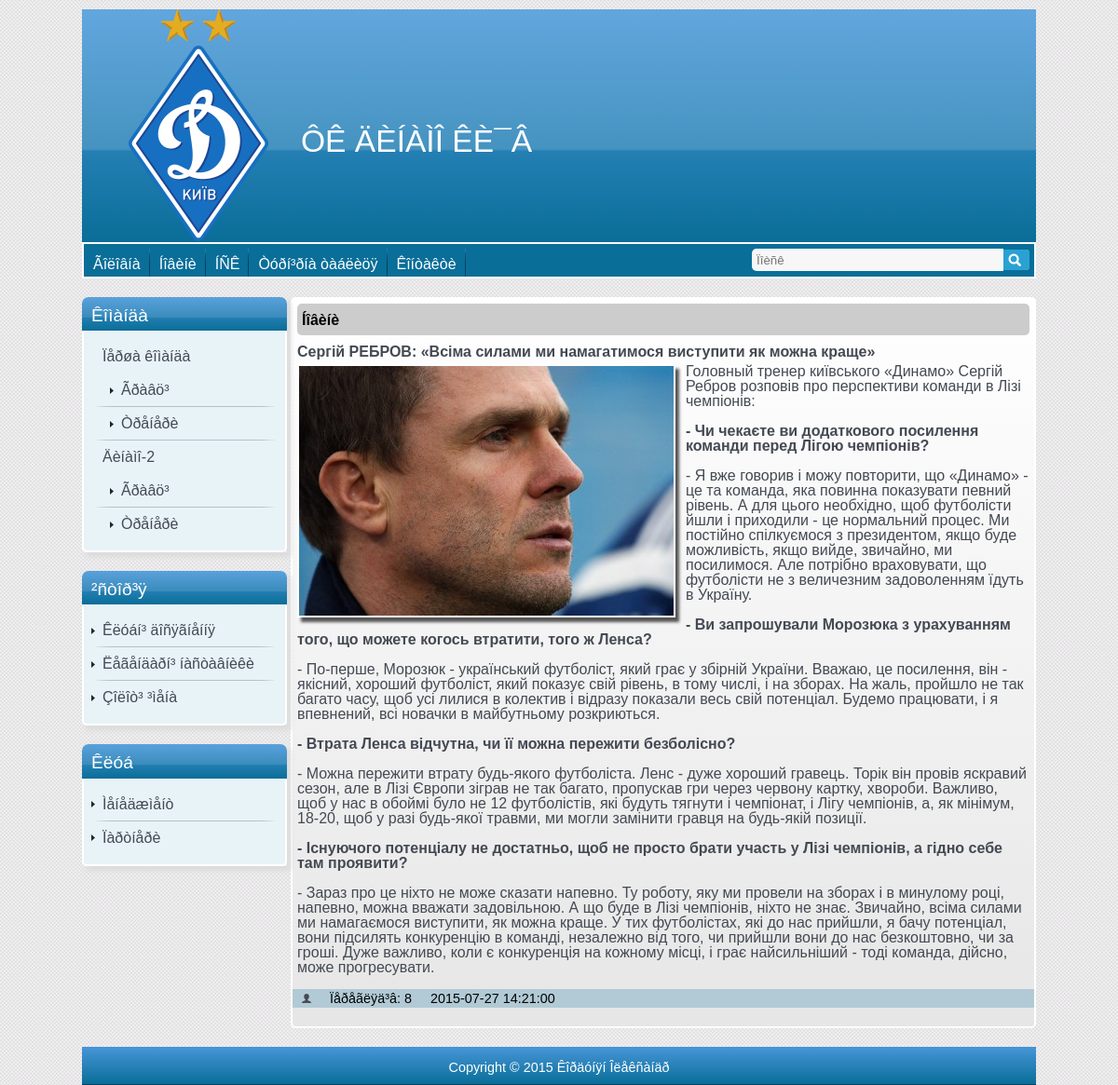
/view_news.php, run on the app's committed database.
### tables this page shows
CREATE TABLE IF NOT EXISTS `news` (
  `id` int(5) NOT NULL AUTO_INCREMENT,
  `title` varchar(255) NOT NULL,
  `description` text NOT NULL,
  `text` text NOT NULL,
  `date` datetime NOT NULL,
  `image` varchar(255) NOT NULL,
  `big_img` varchar(255) NOT NULL,
  `view` int(5) NOT NULL,
  PRIMARY KEY (`id`)
);

### view_news.php (the view, shortened to what this page needs)
<?php
	include ("blocks/db_connect.php");
	if (!isset ($id)) {$id = 1;}
	$result = mysql_query ("SELECT text, title, big_img, date, view FROM news WHERE id='$id'", $db);
	if (mysql_num_rows($result) > 0) {
	$myrow = mysql_fetch_array($result);
	}
	else {
		echo "Òàáëèöà ïóñòà";
		exit();
	}
?>
<!DOCTYPE HTML>
<html>
<head>
	<link rel="stylesheet" href="css/style.css">
</head>
<body>
	<div id="wrapper">
		<header>
			<? include ("blocks/header.php"); ?>
		</header>
		<div id="top">
			<? include ("blocks/menu.php"); ?>
		</div>
		<div id="content">
			<div id="left">
				<? include ("blocks/left.php"); ?>
			</div>
			<div id="center">
				<div class='titleNews'>Íîâèíè</div>
				<?php
					do{
						printf ("
							<section class='bottom_info'>
							<h2>%s</h2>
							<div class='news_img'>
								<img src='%s' alt='' />
							</div>
							<p>%s</p>
							<div class='clear'></div>
							<div class='article_info'>
								<ul>
									<li>
										<img src='images/icon_user.png' alt='' />
									</li>
									<li>Ïåðåãëÿä³â: %s</li>
									<li>%s</li>
								</ul>
							<div class='clear'></div>
							</div>
							</section>",$myrow["title"], $myrow["big_img"], $myrow["text"], $myrow["view"], $myrow["date"]);
					}
					while ($myrow = mysql_fetch_array($result));
				?>
			</div>
		</div>
		<footer>
			<? include ("blocks/footer.php"); ?>
		</footer>
	</div>
</body>
</html>

### css/style.css (style rules this page uses)
body { background: url("../images/bg.png") repeat; font-family: Arial, Helvetica, sans-serif; }
.titleNews { background-color: #cccccc; padding: 10px 5px 8px 5px; border-radius: 5px; margin-bottom: 10px; font-weight: bold; }
#wrapper { width: 1024px; margin: 0 auto; margin-top: 10px; }
header { background: linear-gradient(180deg, #62a6de 0%, #4593c0 60%, #247fb3 61%, #096e98 100%); height: 250px; }
#top { height: 35px; background-color: #096e98; border: 2px solid #fff; }
#content { margin-top: 20px; margin-bottom: 20px; }
#left { width: 220px; float: left; margin-right: 4px; }
#center { border: 2px solid #fff; border-radius: 5px; overflow: hidden; padding: 5px; background: linear-gradient(180deg, #fff, #e6e6e6); }
footer { height: 30px; background: linear-gradient(180deg, #4796d8, #096e98); color: #fff; border-bottom: 1px solid #05435e; padding: 5px 0; text-align: center; }
.news_img { float: left; margin-bottom: 10px; margin-right: 15px; width: 402px; }
.article_img img, .news_img img { border: 2px solid #fff; box-shadow: 4px 5px 3px #545454; width: 100%; }
section { margin-bottom: 30px; }
.article_info { background-color: #b1cad5; font-size: 90%; margin: 10px -15px 0; padding: 3px 0; }
.article_info ul { margin: 0; padding: 0; }
.article_info li { float: left; padding: 0 20px 0 0; }
.article_info li:first-child { list-style: none; margin-left: 20px; }
.article_info li:last-child { margin-right: 20px; }
#center h2 { color: #444953; font-weight: bold; margin: 5px 0; }
#center p { color: #444953; margin: 5px 0; }
.bottom_info { margin-bottom: 15px !important; }

### data on the page
news: title "Сергій РЕБРОВ: «Всіма силами ми намагатимося виступити як можна краще»", big_img (picture), text "Головный тренер київського «Динамо» Сергій Ребров розповів про перспективи команди в Лізі чемпіонів: - Чи чекаєте ви додаткового посилення команди перед Лігою чемпіонів? - Я вже говорив і можу повторити, що «Динамо» - це та команда, яка повинна показувати певний рівень. А для цього необхідно, щоб футболісти йшли і приходили - це нормальний процес. Ми постійно спілкуємося з президентом, якщо буде можливість, якщо вийде, звичайно, ми посилимося. Але потрібно враховувати, що футболісти не з величезним задоволенням їдуть в Україну. - Ви запрошували Морозюка з урахуванням того, що можете когось втратити, того ж Ленса? - По-перше, Морозюк - український футболіст, який грає у збірній України.…", view "8", date "2015-07-27 14:21:00"
